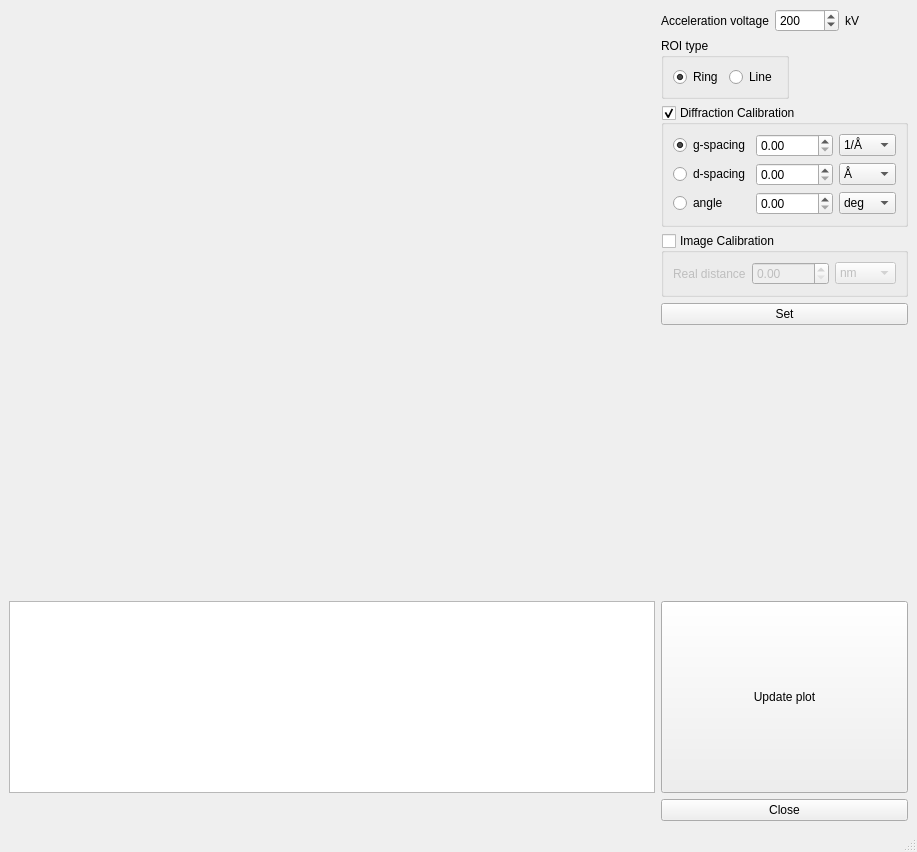
<?xml version="1.0" encoding="UTF-8"?>
<ui version="4.0">
 <class>MainWindow</class>
 <widget class="QMainWindow" name="MainWindow">
  <property name="geometry">
   <rect>
    <x>0</x>
    <y>0</y>
    <width>917</width>
    <height>852</height>
   </rect>
  </property>
  <property name="windowTitle">
   <string>MainWindow</string>
  </property>
  <widget class="QWidget" name="centralwidget">
   <layout class="QGridLayout" name="gridLayout">
    <item row="0" column="0">
     <layout class="QGridLayout" name="gridLayout_5">
      <item row="1" column="1">
       <widget class="QPushButton" name="updatePlotButton">
        <property name="sizePolicy">
         <sizepolicy hsizetype="Minimum" vsizetype="Minimum">
          <horstretch>0</horstretch>
          <verstretch>0</verstretch>
         </sizepolicy>
        </property>
        <property name="text">
         <string>Update plot</string>
        </property>
       </widget>
      </item>
      <item row="0" column="0">
       <widget class="QWidget" name="plotWidget" native="true">
        <property name="sizePolicy">
         <sizepolicy hsizetype="Expanding" vsizetype="Expanding">
          <horstretch>0</horstretch>
          <verstretch>0</verstretch>
         </sizepolicy>
        </property>
       </widget>
      </item>
      <item row="1" column="0">
       <widget class="QPlainTextEdit" name="plainTextEdit">
        <property name="sizePolicy">
         <sizepolicy hsizetype="Expanding" vsizetype="Maximum">
          <horstretch>0</horstretch>
          <verstretch>0</verstretch>
         </sizepolicy>
        </property>
        <property name="maximumSize">
         <size>
          <width>16777215</width>
          <height>300</height>
         </size>
        </property>
       </widget>
      </item>
      <item row="0" column="1">
       <layout class="QVBoxLayout" name="verticalLayout">
        <item>
         <layout class="QHBoxLayout" name="horizontalLayout_3">
          <item>
           <widget class="QLabel" name="label_2">
            <property name="text">
             <string>Acceleration voltage</string>
            </property>
           </widget>
          </item>
          <item>
           <widget class="QSpinBox" name="accelerationSpinBox">
            <property name="maximum">
             <number>300</number>
            </property>
            <property name="value">
             <number>200</number>
            </property>
           </widget>
          </item>
          <item>
           <widget class="QLabel" name="label_3">
            <property name="text">
             <string>kV</string>
            </property>
           </widget>
          </item>
         </layout>
        </item>
        <item alignment="Qt::AlignLeft">
         <widget class="QGroupBox" name="groupBox_3">
          <property name="title">
           <string>ROI type</string>
          </property>
          <layout class="QHBoxLayout" name="horizontalLayout_4">
           <item>
            <widget class="QRadioButton" name="ringRadioButton">
             <property name="text">
              <string>Ring</string>
             </property>
             <property name="checked">
              <bool>true</bool>
             </property>
            </widget>
           </item>
           <item>
            <widget class="QRadioButton" name="lineRadioButton">
             <property name="text">
              <string>Line</string>
             </property>
            </widget>
           </item>
          </layout>
         </widget>
        </item>
        <item>
         <widget class="QGroupBox" name="diffractionGroupBox">
          <property name="title">
           <string>Diffraction Calibration</string>
          </property>
          <property name="checkable">
           <bool>true</bool>
          </property>
          <layout class="QGridLayout" name="gridLayout_2">
           <item row="2" column="2">
            <widget class="QComboBox" name="angelUnitsSelector">
             <item>
              <property name="text">
               <string>deg</string>
              </property>
             </item>
             <item>
              <property name="text">
               <string>rad</string>
              </property>
             </item>
             <item>
              <property name="text">
               <string>mrad</string>
              </property>
             </item>
            </widget>
           </item>
           <item row="0" column="2">
            <widget class="QComboBox" name="gUnitsSelector">
             <item>
              <property name="text">
               <string>1/Å</string>
              </property>
             </item>
             <item>
              <property name="text">
               <string>1/nm</string>
              </property>
             </item>
            </widget>
           </item>
           <item row="1" column="2">
            <widget class="QComboBox" name="dUnitsSelector">
             <item>
              <property name="text">
               <string>Å</string>
              </property>
             </item>
             <item>
              <property name="text">
               <string>nm</string>
              </property>
             </item>
            </widget>
           </item>
           <item row="2" column="1">
            <widget class="QDoubleSpinBox" name="angleSpinBox">
             <property name="maximum">
              <double>999.000000000000000</double>
             </property>
            </widget>
           </item>
           <item row="1" column="0">
            <widget class="QRadioButton" name="dRadioButton">
             <property name="text">
              <string>d-spacing</string>
             </property>
            </widget>
           </item>
           <item row="0" column="0">
            <widget class="QRadioButton" name="gRadioButton">
             <property name="text">
              <string>g-spacing</string>
             </property>
             <property name="checked">
              <bool>true</bool>
             </property>
            </widget>
           </item>
           <item row="1" column="1">
            <widget class="QDoubleSpinBox" name="dSpinBox">
             <property name="maximum">
              <double>99999.000000000000000</double>
             </property>
            </widget>
           </item>
           <item row="2" column="0">
            <widget class="QRadioButton" name="angleRadioButton">
             <property name="text">
              <string>angle</string>
             </property>
            </widget>
           </item>
           <item row="0" column="1">
            <widget class="QDoubleSpinBox" name="gSpinBox">
             <property name="maximum">
              <double>99.000000000000000</double>
             </property>
            </widget>
           </item>
          </layout>
         </widget>
        </item>
        <item>
         <widget class="QGroupBox" name="ImageGroupBox">
          <property name="title">
           <string>Image Calibration</string>
          </property>
          <property name="checkable">
           <bool>true</bool>
          </property>
          <property name="checked">
           <bool>false</bool>
          </property>
          <layout class="QHBoxLayout" name="horizontalLayout">
           <item>
            <widget class="QLabel" name="label">
             <property name="text">
              <string>Real distance</string>
             </property>
            </widget>
           </item>
           <item>
            <widget class="QDoubleSpinBox" name="imageSpinBox">
             <property name="maximum">
              <double>99999.000000000000000</double>
             </property>
            </widget>
           </item>
           <item>
            <widget class="QComboBox" name="imageUnitsSelector">
             <property name="currentIndex">
              <number>1</number>
             </property>
             <item>
              <property name="text">
               <string>um</string>
              </property>
             </item>
             <item>
              <property name="text">
               <string>nm</string>
              </property>
             </item>
             <item>
              <property name="text">
               <string>Å</string>
              </property>
             </item>
            </widget>
           </item>
          </layout>
         </widget>
        </item>
        <item>
         <widget class="QPushButton" name="setCalibrationButton">
          <property name="text">
           <string>Set</string>
          </property>
         </widget>
        </item>
        <item>
         <spacer name="verticalSpacer">
          <property name="orientation">
           <enum>Qt::Vertical</enum>
          </property>
          <property name="sizeHint" stdset="0">
           <size>
            <width>20</width>
            <height>40</height>
           </size>
          </property>
         </spacer>
        </item>
       </layout>
      </item>
      <item row="2" column="1">
       <widget class="QPushButton" name="pushButton">
        <property name="text">
         <string>Close</string>
        </property>
       </widget>
      </item>
     </layout>
    </item>
   </layout>
  </widget>
  <widget class="QMenuBar" name="menubar">
   <property name="geometry">
    <rect>
     <x>0</x>
     <y>0</y>
     <width>917</width>
     <height>22</height>
    </rect>
   </property>
  </widget>
  <widget class="QStatusBar" name="statusbar"/>
 </widget>
 <resources/>
 <connections/>
</ui>
